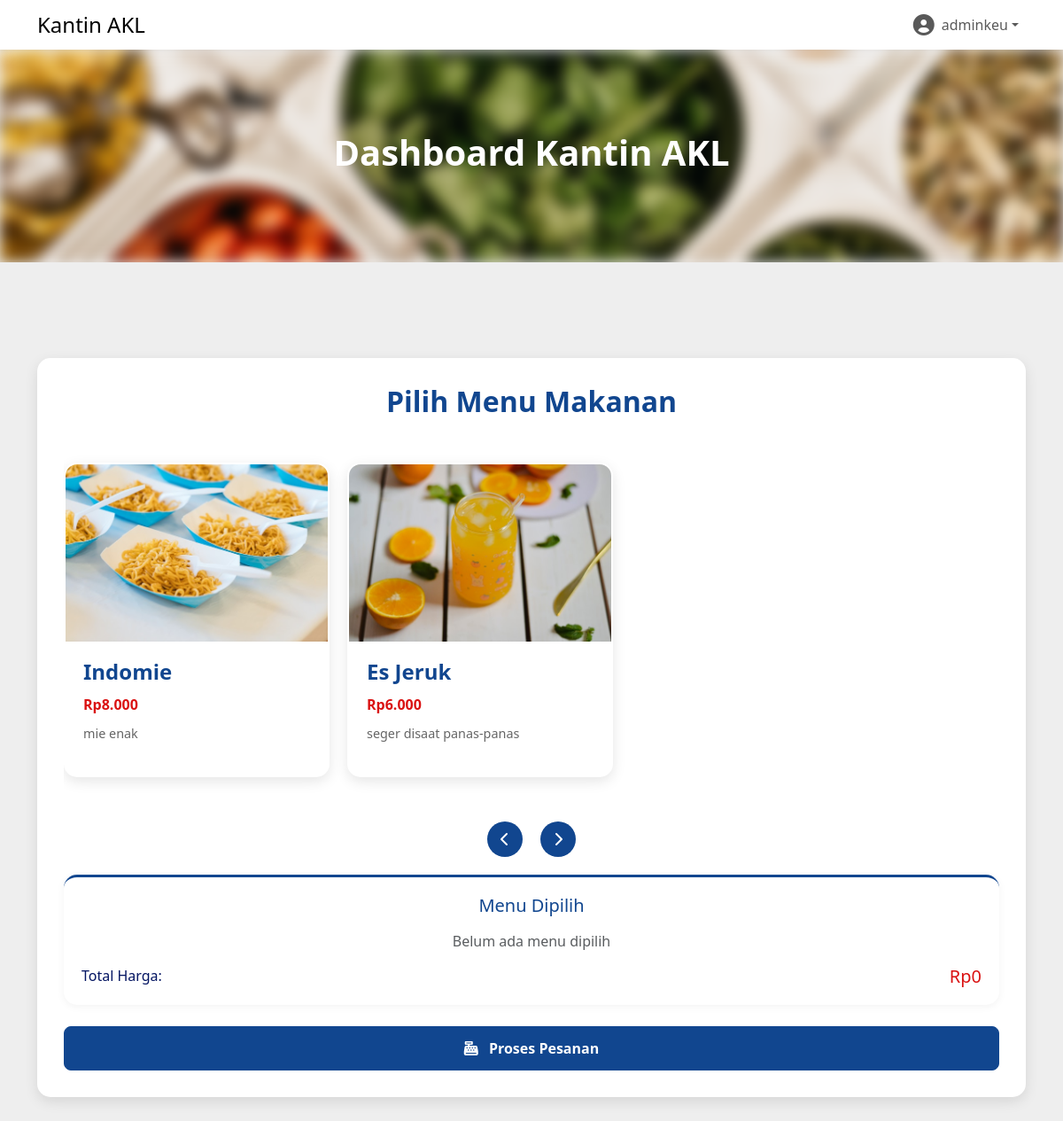
The page /transaksi.php (signed in) on the database its author committed.
### tables this page shows
CREATE TABLE `menu` (
  `id` int(11) NOT NULL,
  `jurusan` enum('RPL','AKL','MP','Adnor') NOT NULL,
  `nama_makanan` varchar(100) NOT NULL,
  `deskripsi` text DEFAULT NULL,
  `gambar` varchar(255) DEFAULT NULL,
  `harga` int(11) NOT NULL
);

### transaksi.php (the view, shortened to what this page needs)
<?php
include 'config/db.php';
$jurusan = $_SESSION['user']['jurusan'];
$username = $_SESSION['user']['username'];
$menus = $conn->query("SELECT * FROM menu WHERE jurusan = '$jurusan'");
?>
<!DOCTYPE html>
<html lang="en">
<head>
    <link rel="stylesheet" href="https://cdn.jsdelivr.net/npm/bootstrap@5.3.3/dist/css/bootstrap.min.css">
    <link href="https://cdnjs.cloudflare.com/ajax/libs/font-awesome/6.0.0-beta3/css/all.min.css" rel="stylesheet">
</head>
<body>
    <nav class="navbar navbar-expand-lg navbar-light bg-white shadow-sm">
        <div class="container">
            <a class="navbar-brand" href="dashboard.php">
                <h4 class="m-0">Kantin <?= htmlspecialchars($jurusan) ?></h4>
            </a>
            <div class="collapse navbar-collapse" id="navbarNav">
                <ul class="navbar-nav ms-auto">
                    <li class="nav-item dropdown">
                        <a class="nav-link dropdown-toggle d-flex align-items-center" href="#" id="navbarDropdown" role="button" data-bs-toggle="dropdown" aria-expanded="false">
                            <i class="fas fa-user-circle me-2 fs-4"></i>
                            <span><?= htmlspecialchars($username) ?></span>
                        </a>
                    </li>
                </ul>
            </div>
        </div>
    </nav>
    <section class="hero">
        <div class="hero-background position-absolute w-100 h-100">
            <img src="img/image.png" alt="Dashboard Kantin" class="hero-img w-100 h-100 object-fit-cover" style="filter: blur(8px);">
        </div>
        <div class="hero-text text-center">
            <h1 class="fw-bold">Dashboard Kantin <?= htmlspecialchars($jurusan) ?></h1>
        </div>
    </section>
    <section class="py-5">
        <div class="container">
            <div class="transaction-container">
                <h2 class="transaction-title">Pilih Menu Makanan</h2>
                <div class="menu-slider" id="menuSlider">
                    <?php while ($row = $menus->fetch_assoc()): ?>
                        <div class="menu-card"
                             data-id="<?= $row['id'] ?>"
                             data-nama="<?= htmlspecialchars($row['nama_makanan']) ?>"
                             data-harga="<?= $row['harga'] ?>">
                            <img src="<?= $row['gambar'] ?? 'img/default-food.jpg' ?>" class="menu-img" alt="<?= htmlspecialchars($row['nama_makanan']) ?>">
                            <div class="menu-body">
                                <h4 class="menu-title"><?= htmlspecialchars($row['nama_makanan']) ?></h4>
                                <div class="menu-price">Rp<?= number_format($row['harga'], 0, ',', '.') ?></div>
                                <p class="menu-desc"><?= htmlspecialchars($row['deskripsi'] ?? 'Menu kantin '.$jurusan) ?></p>
                            </div>
                        </div>
                    <?php endwhile; ?>
                </div>
                <div class="slider-nav">
                    <div class="slider-arrow" id="slideLeft"><i class="fas fa-chevron-left"></i></div>
                    <div class="slider-arrow" id="slideRight"><i class="fas fa-chevron-right"></i></div>
                </div>
                <div class="selected-items" id="selectedItems">
                    <h5 class="text-center mb-3" style="color: var(--primary-color);">Menu Dipilih</h5>
                    <div id="selectedItemsList">
                        <p class="text-center text-muted">Belum ada menu dipilih</p>
                    </div>
                    <div class="d-flex justify-content-between align-items-center mt-3">
                        <h6 class="mb-0">Total Harga:</h6>
                        <h5 class="mb-0" id="totalPriceDisplay" style="color: var(--accent-color);">Rp0</h5>
                    </div>
                </div>
                <form method="post" id="orderForm" class="mt-4">
                    <button type="submit" class="btn btn-primary">
                        <i class="fas fa-cash-register me-2"></i> Proses Pesanan
                    </button>
                </form>
            </div>
        </div>
    </section>
</body>
</html>

### transaksi.php (style rules this page uses)
:root { --dark-color: #041562; --primary-color: #11468F; --accent-color: #DA1212; --light-color: #EEEEEE; --secondary-color: #28a745; }
body { background-color: var(--light-color); font-family: 'Segoe UI', Tahoma, Geneva, Verdana, sans-serif; color: var(--dark-color); }
.hero { position: relative; min-height: 30vh; overflow: hidden; margin-bottom: 30px; }
.hero-text { position: absolute; top: 50%; left: 50%; transform: translate(-50%, -50%); color: white; z-index: 2; }
.menu-slider { display: flex; overflow-x: auto; scroll-snap-type: x mandatory; gap: 20px; padding: 20px 0; margin: 30px 0; -webkit-overflow-scrolling: touch; }
.menu-card { scroll-snap-align: start; flex: 0 0 300px; background: white; border-radius: 15px; overflow: hidden; box-shadow: 0 5px 15px rgba(0,0,0,0.1); transition: all 0.3s ease; cursor: pointer; border: 2px solid transparent; }
.menu-img { width: 100%; height: 200px; object-fit: cover; }
.menu-body { padding: 20px; }
.menu-title { font-weight: 600; color: var(--primary-color); margin-bottom: 10px; }
.menu-price { font-weight: 700; color: var(--accent-color); margin: 10px 0; }
.menu-desc { color: #666; font-size: 0.9rem; }
.transaction-container { background: white; border-radius: 15px; padding: 30px; box-shadow: 0 5px 15px rgba(0,0,0,0.1); margin-top: 30px; }
.transaction-title { color: var(--primary-color); font-weight: 700; margin-bottom: 30px; text-align: center; }
.btn-primary { background-color: var(--primary-color); border-color: var(--primary-color); height: 50px; border-radius: 8px; font-weight: 600; width: 100%; transition: all 0.3s; }
.selected-items { background-color: white; border-radius: 15px; padding: 20px; margin-top: 20px; box-shadow: 0 2px 10px rgba(0,0,0,0.05); border-top: 3px solid var(--primary-color); }
.slider-nav { display: flex; justify-content: center; gap: 20px; margin: 20px 0; }
.slider-arrow { background: var(--primary-color); color: white; width: 40px; height: 40px; border-radius: 50%; display: flex; align-items: center; justify-content: center; cursor: pointer; transition: all 0.3s; }

### rows shown on the page
menu: gambar (picture), nama_makanan "Indomie", harga "8.000", deskripsi "mie enak"
menu: gambar (picture), nama_makanan "Es Jeruk", harga "6.000", deskripsi "seger disaat panas-panas"

### other values the page prints
$jurusan "AKL"
$username "adminkeu"
